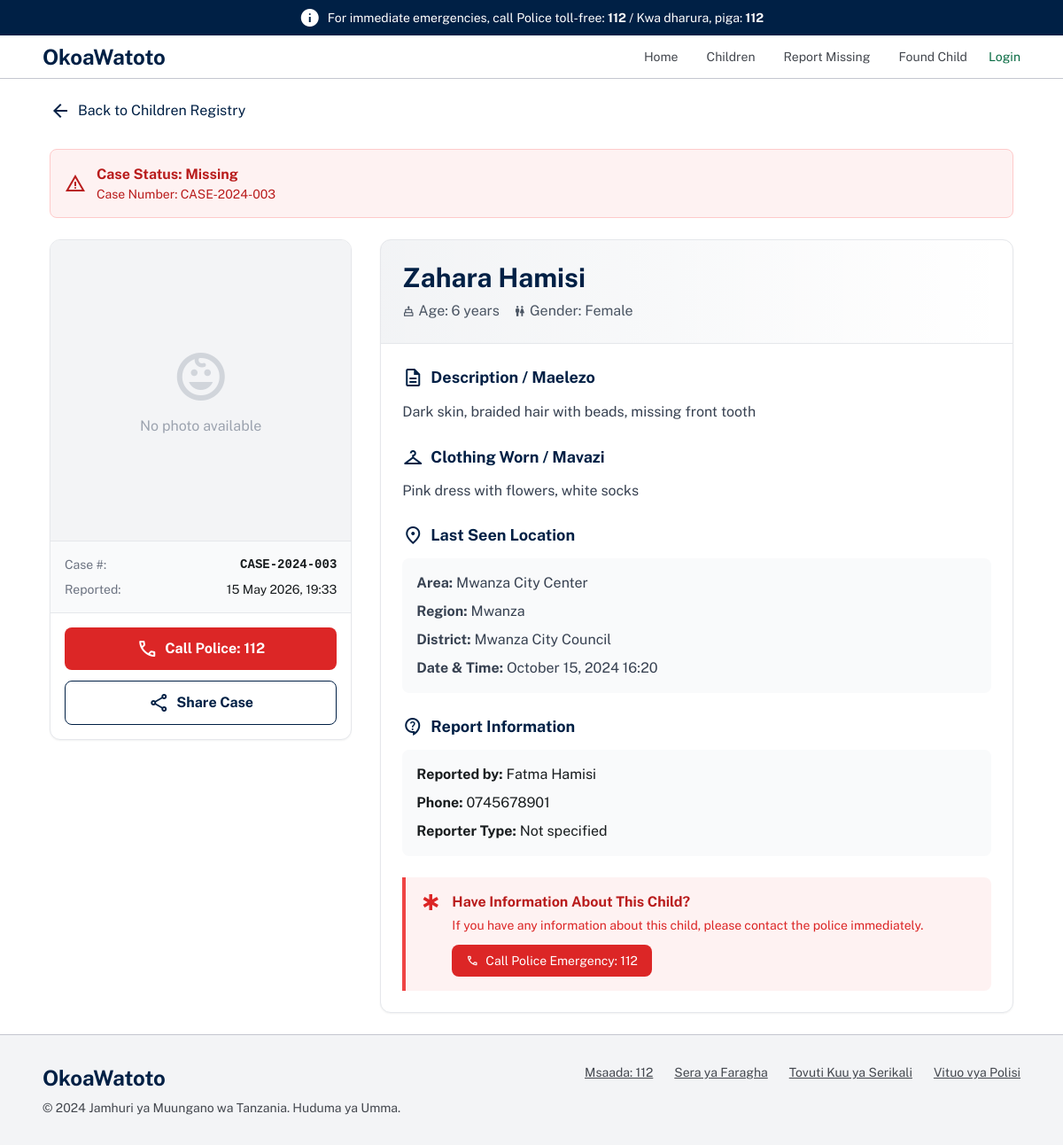
The app's page /child-details.php?id=3&type=missing with its own data.
### tables this page shows
CREATE TABLE `children_reports` (
  `id` int(11) NOT NULL,
  `case_number` varchar(50) NOT NULL,
  `child_name` varchar(100) DEFAULT NULL,
  `age` int(11) DEFAULT NULL,
  `gender` enum('Male','Female','Other') DEFAULT NULL,
  `description` text DEFAULT NULL,
  `clothing` text DEFAULT NULL,
  `health_status` enum('Safe','Injured','In Danger','Unknown') DEFAULT 'Unknown',
  `status` enum('Missing','Found','Reunited') DEFAULT 'Missing',
  `last_seen_location` varchar(255) DEFAULT NULL,
  `region_id` int(11) DEFAULT NULL,
  `district_id` int(11) DEFAULT NULL,
  `ward_id` int(11) DEFAULT NULL,
  `last_seen_date` datetime DEFAULT NULL,
  `specific_address` text DEFAULT NULL,
  `latitude` decimal(10,8) DEFAULT NULL,
  `longitude` decimal(11,8) DEFAULT NULL,
  `photo` varchar(255) DEFAULT NULL,
  `additional_photos` text DEFAULT NULL,
  `reporter_name` varchar(100) DEFAULT NULL,
  `reporter_phone` varchar(20) DEFAULT NULL,
  `reporter_email` varchar(100) DEFAULT NULL,
  `reporter_type` enum('Parent','Police','Witness','Other','Relative','Teacher') DEFAULT NULL,
  `reporter_id` int(11) DEFAULT NULL,
  `police_station_id` int(11) DEFAULT NULL,
  `investigating_officer` varchar(100) DEFAULT NULL,
  `officer_badge` varchar(50) DEFAULT NULL,
  `case_priority` enum('High','Medium','Low') DEFAULT 'Medium',
  `created_at` timestamp NOT NULL DEFAULT current_timestamp(),
  `updated_at` timestamp NOT NULL DEFAULT current_timestamp() ON UPDATE current_timestamp()
);

CREATE TABLE `regions` (
  `id` int(11) NOT NULL,
  `region_name` varchar(100) NOT NULL,
  `region_code` varchar(10) DEFAULT NULL,
  `created_at` timestamp NOT NULL DEFAULT current_timestamp(),
  `latitude` decimal(10,8) DEFAULT NULL,
  `longitude` decimal(11,8) DEFAULT NULL
);

CREATE TABLE `districts` (
  `id` int(11) NOT NULL,
  `region_id` int(11) NOT NULL,
  `district_name` varchar(100) NOT NULL,
  `district_code` varchar(10) DEFAULT NULL,
  `created_at` timestamp NOT NULL DEFAULT current_timestamp()
);

### child-details.php (the view, shortened to what this page needs)
<?php
require_once 'config/database.php';
require_once 'includes/header.php';
$child_id = isset($_GET['id']) ? (int)$_GET['id'] : 0;
$type = $_GET['type'] ?? 'missing';
if ($type == 'missing') {
    $stmt = $pdo->prepare("SELECT * FROM children_reports WHERE id = ?");
    $stmt->execute([$child_id]);
    $child = $stmt->fetch();
    $region_name = '';
    $district_name = '';
    if (!empty($child['region_id'])) {
        $stmt_region = $pdo->prepare("SELECT region_name FROM regions WHERE id = ?");
        $stmt_region->execute([$child['region_id']]);
        $region = $stmt_region->fetch();
        $region_name = $region['region_name'] ?? '';
    }
    if (!empty($child['district_id'])) {
        $stmt_district = $pdo->prepare("SELECT district_name FROM districts WHERE id = ?");
        $stmt_district->execute([$child['district_id']]);
        $district = $stmt_district->fetch();
        $district_name = $district['district_name'] ?? '';
    }
}
?>
<div class="max-w-6xl mx-auto px-4 md:px-8 pt-6">
    <a href="children.php" class="inline-flex items-center gap-2 text-[#002045] hover:underline">
        <span class="material-symbols-outlined">arrow_back</span>
        Back to Children Registry
    </a>
</div>
<div class="max-w-6xl mx-auto px-4 md:px-8 py-6">
    <div class="mb-6 p-4 rounded-lg <?php
        echo match($child['status'] ?? $child['health_status'] ?? '') {
            'Missing' => 'bg-red-50 border border-red-200 text-red-700',
            'Found', 'Awaiting ID' => 'bg-yellow-50 border border-yellow-200 text-yellow-700',
            'Reunited' => 'bg-green-50 border border-green-200 text-green-700',
            default => 'bg-gray-50 border border-gray-200'
        };
    ?>">
        <div class="flex items-center gap-3">
            <span class="material-symbols-outlined">
            </span>
            <div>
                <span class="font-bold">
                    Case Status: <?php echo $child['status'] ?? $child['health_status'] ?? 'Active'; ?>
                </span>
                <p class="text-sm">
                    Case Number: <?php echo htmlspecialchars($child['case_number']); ?>
                </p>
            </div>
        </div>
    </div>
    <div class="grid grid-cols-1 lg:grid-cols-3 gap-8">
        <div class="lg:col-span-1">
            <div class="bg-white rounded-xl border border-gray-200 overflow-hidden sticky top-24 shadow-sm">
                <div class="aspect-square bg-gray-100 flex items-center justify-center">
                    <?php if(!empty($child['photo']) && file_exists('assets/uploads/' . $child['photo'])): ?>
                        <img src="assets/uploads/<?php echo $child['photo']; ?>"
                             alt="<?php echo htmlspecialchars($child['child_name'] ?? $child['found_child_name'] ?? 'Child'); ?>"
                             class="w-full h-full object-cover">
                    <?php else: ?>
                        <div class="text-center p-8">
                            <span class="material-symbols-outlined text-7xl text-gray-300">child_care</span>
                            <p class="text-gray-400 mt-2">No photo available</p>
                        </div>
                    <?php endif; ?>
                </div>
                <div class="p-4 border-t border-gray-200 bg-gray-50">
                    <div class="flex justify-between items-center">
                        <span class="text-sm text-gray-500">Case #:</span>
                        <span class="font-mono text-sm font-bold"><?php echo htmlspecialchars($child['case_number']); ?></span>
                    </div>
                    <div class="flex justify-between items-center mt-2">
                        <span class="text-sm text-gray-500">Reported:</span>
                        <span class="text-sm"><?php echo date('d M Y, H:i', strtotime($child['created_at'])); ?></span>
                    </div>
                </div>
                <div class="p-4 border-t border-gray-200 space-y-3">
                    <a href="tel:112" class="w-full bg-red-600 text-white py-3 rounded-lg font-bold hover:bg-red-700 transition-colors flex items-center justify-center gap-2">
                        <span class="material-symbols-outlined">call</span>
                        Call Police: 112
                    </a>
                    <?php if($type == 'missing'): ?>
                    <button onclick="shareCase()" class="w-full border border-[#002045] text-[#002045] py-3 rounded-lg font-bold hover:bg-gray-50 transition-colors flex items-center justify-center gap-2">
                        <span class="material-symbols-outlined">share</span>
                        Share Case
                    </button>
                    <?php endif; ?>
                </div>
            </div>
        </div>
        <div class="lg:col-span-2">
            <div class="bg-white rounded-xl border border-gray-200 overflow-hidden shadow-sm">
                <div class="p-6 border-b border-gray-200 bg-gradient-to-r from-[#002045]/5 to-transparent">
                    <h1 class="text-2xl md:text-3xl font-bold text-[#002045]">
                        <?php echo htmlspecialchars($child['child_name'] ?? $child['found_child_name'] ?? 'Unknown Child'); ?>
                    </h1>
                    <div class="flex flex-wrap gap-4 mt-2 text-gray-600">
                        <span class="flex items-center gap-1">
                            <span class="material-symbols-outlined text-sm">cake</span>
                            Age: <?php echo $child['age'] ?? $child['approximate_age'] ?? 'Unknown'; ?> years
                        </span>
                        <span class="flex items-center gap-1">
                            <span class="material-symbols-outlined text-sm">wc</span>
                            Gender: <?php echo $child['gender'] ?? 'Unknown'; ?>
                        </span>
                    </div>
                </div>
                <div class="p-6 space-y-6">
                    <?php if(!empty($child['description'])): ?>
                    <div>
                        <h2 class="text-lg font-bold text-[#002045] mb-3 flex items-center gap-2">
                            <span class="material-symbols-outlined">description</span>
                            Description / Maelezo
                        </h2>
                        <p class="text-gray-700 leading-relaxed"><?php echo nl2br(htmlspecialchars($child['description'])); ?></p>
                    </div>
                    <?php endif; ?>
                    <?php if(!empty($child['clothing'])): ?>
                    <div>
                        <h2 class="text-lg font-bold text-[#002045] mb-3 flex items-center gap-2">
                            <span class="material-symbols-outlined">checkroom</span>
                            Clothing Worn / Mavazi
                        </h2>
                        <p class="text-gray-700"><?php echo nl2br(htmlspecialchars($child['clothing'])); ?></p>
                    </div>
                    <?php endif; ?>
                    <div>
                        <h2 class="text-lg font-bold text-[#002045] mb-3 flex items-center gap-2">
                            <span class="material-symbols-outlined">location_on</span>
                            <?php echo isset($child['last_seen_location']) ? 'Last Seen Location' : 'Found Location'; ?>
                        </h2>
                        <div class="bg-gray-50 p-4 rounded-lg space-y-2">
                            <p class="text-gray-700">
                                <strong>Area:</strong> <?php echo htmlspecialchars($child['last_seen_location'] ?? $child['found_location'] ?? 'Unknown'); ?>
                            </p>
                            <?php if($region_name): ?>
                            <p class="text-gray-700">
                                <strong>Region:</strong> <?php echo htmlspecialchars($region_name); ?>
                            </p>
                            <?php endif; ?>
                            <?php if($district_name): ?>
                            <p class="text-gray-700">
                                <strong>District:</strong> <?php echo htmlspecialchars($district_name); ?>
                            </p>
                            <?php endif; ?>
                            <?php if(isset($child['last_seen_date']) && $child['last_seen_date'] && $child['last_seen_date'] != '0000-00-00 00:00:00'): ?>
                            <p class="text-gray-700">
                                <strong>Date & Time:</strong> <?php echo date('F d, Y H:i', strtotime($child['last_seen_date'])); ?>
                            </p>
                            <?php endif; ?>
                        </div>
                    </div>
                    <?php if(isset($child['reporter_name']) && !empty($child['reporter_name'])): ?>
                    <div>
                        <h2 class="text-lg font-bold text-[#002045] mb-3 flex items-center gap-2">
                            <span class="material-symbols-outlined">contact_support</span>
                            Report Information
                        </h2>
                        <div class="bg-gray-50 p-4 rounded-lg space-y-2">
                            <p><strong>Reported by:</strong> <?php echo htmlspecialchars($child['reporter_name']); ?></p>
                            <p><strong>Phone:</strong> <?php echo htmlspecialchars($child['reporter_phone']); ?></p>
                            <p><strong>Reporter Type:</strong> <?php echo htmlspecialchars($child['reporter_type'] ?? 'Not specified'); ?></p>
                        </div>
                    </div>
                    <?php endif; ?>
                    <div class="bg-red-50 border-l-4 border-red-500 p-4 rounded-r-lg">
                        <div class="flex items-start gap-3">
                            <span class="material-symbols-outlined text-red-600">emergency</span>
                            <div>
                                <p class="font-bold text-red-700">Have Information About This Child?</p>
                                <p class="text-sm text-red-600 mt-1">
                                    If you have any information about this child, please contact the police immediately.
                                </p>
                                <a href="tel:112" class="inline-flex items-center gap-2 mt-3 bg-red-600 text-white px-4 py-2 rounded-lg hover:bg-red-700 transition-colors text-sm">
                                    <span class="material-symbols-outlined text-sm">call</span>
                                    Call Police Emergency: 112
                                </a>
                            </div>
                        </div>
                    </div>
                </div>
            </div>
        </div>
    </div>
</div>
<?php require_once 'includes/footer.php'; ?>

### includes/header.php (style rules this page uses)
.material-symbols-outlined { font-variation-settings: 'FILL' 0, 'wght' 400, 'GRAD' 0, 'opsz' 24; vertical-align: middle; }
body { font-family: 'Public Sans', sans-serif; }

### records on screen
children_reports: status "Missing", case_number "CASE-2024-003", created_at "15 May 2026, 19:33", child_name "Zahara Hamisi", age "6", gender "Female", description "Dark skin, braided hair with beads, missing front tooth", clothing "Pink dress with flowers, white socks", last_seen_location "Mwanza City Center", last_seen_date "October 15, 2024 16:20", reporter_name "Fatma Hamisi", reporter_phone "0745678901", reporter_type "Not specified"
regions: region_name "Mwanza"
districts: district_name "Mwanza City Council"
